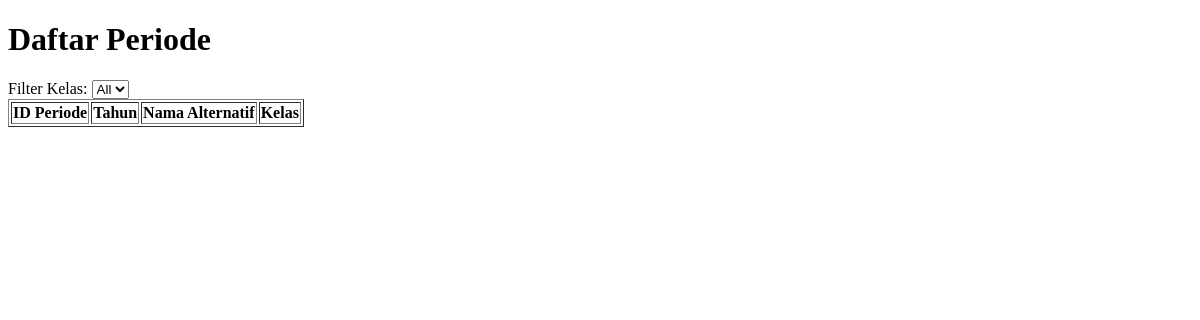
The page /periode/periode.php on the database as committed earlier.
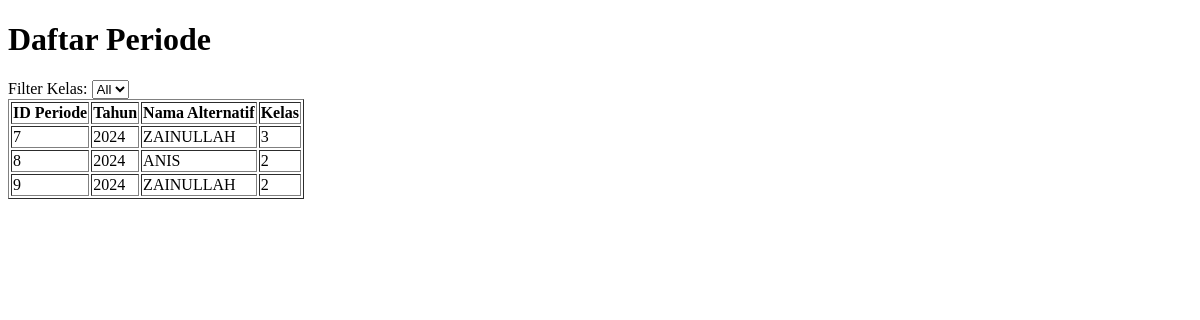
The same page on the database as committed later.
### tables this page shows
CREATE TABLE `periode` (
  `id_periode` int(11) NOT NULL,
  `tahun` year(4) NOT NULL,
  `id_alternatif` int(11) DEFAULT NULL
);

CREATE TABLE `alternatif` (
  `id_alternatif` int(11) NOT NULL,
  `nama` varchar(255) DEFAULT NULL,
  `kelas` int(11) DEFAULT NULL,
  `nilai_raport` decimal(5,2) DEFAULT NULL,
  `extrakurikuler` decimal(5,2) DEFAULT NULL,
  `prestasi` decimal(5,2) DEFAULT NULL,
  `absensi` decimal(5,2) DEFAULT NULL
);

### periode/periode.php (the view, shortened to what this page needs)
<?php
include 'config.php';
$kelas_filter = isset($_GET['kelas']) ? $_GET['kelas'] : 'all';
$filter_query = $kelas_filter == 'all' ? "" : "AND a.kelas = '$kelas_filter'";
$sql = "SELECT p.id_periode, p.tahun, a.nama, a.kelas
        FROM periode p
        JOIN alternatif a ON p.id_alternatif = a.id_alternatif
        WHERE 1=1 $filter_query
        ORDER BY p.tahun DESC";
$result = $conn->query($sql);
?>
<!DOCTYPE html>
<html>
<head>
</head>
<body>
    <h1>Daftar Periode</h1>
    <form method="GET">
        <label for="kelas">Filter Kelas:</label>
        <select name="kelas" id="kelas" onchange="this.form.submit()">
            <option value="all" <?php echo $kelas_filter == 'all' ? 'selected' : ''; ?>>All</option>
        </select>
    </form>
    <table border="1">
        <tr>
            <th>ID Periode</th>
            <th>Tahun</th>
            <th>Nama Alternatif</th>
            <th>Kelas</th>
        </tr>
        <?php while ($row = $result->fetch_assoc()) : ?>
            <tr>
                <td><?php echo htmlspecialchars($row['id_periode']); ?></td>
                <td><?php echo htmlspecialchars($row['tahun']); ?></td>
                <td><?php echo htmlspecialchars($row['nama']); ?></td>
                <td><?php echo htmlspecialchars($row['kelas']); ?></td>
            </tr>
        <?php endwhile; ?>
    </table>
</body>
</html>

Rows that differ between the two databases and show on the page:
added periode: id_periode "7", tahun "2024", id_alternatif.nama "ZAINULLAH", id_alternatif.kelas "3"
added periode: id_periode "8", tahun "2024", id_alternatif.nama "ANIS", id_alternatif.kelas "2"
added periode: id_periode "9", tahun "2024", id_alternatif.nama "ZAINULLAH", id_alternatif.kelas "2"
